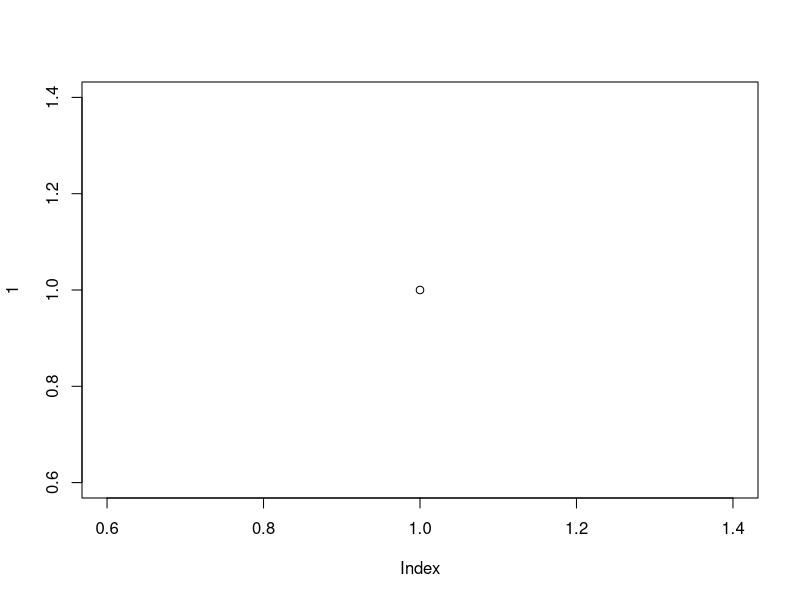
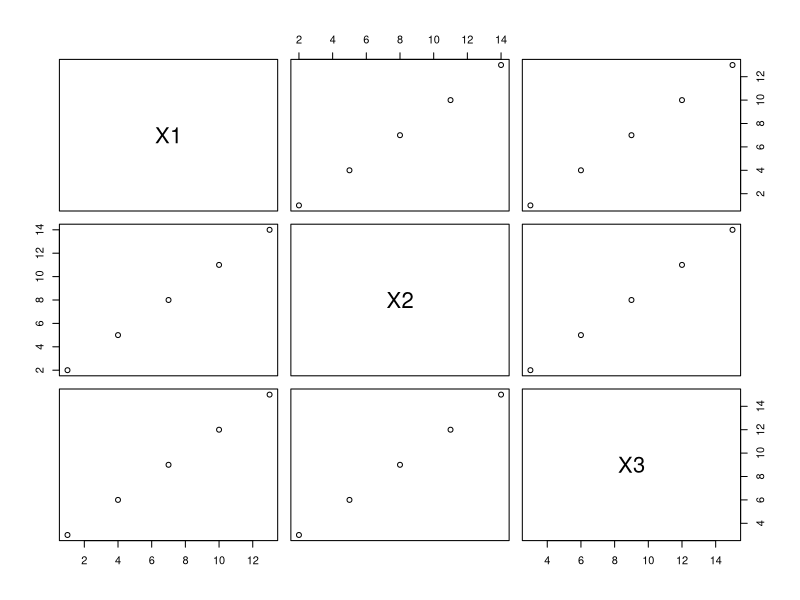
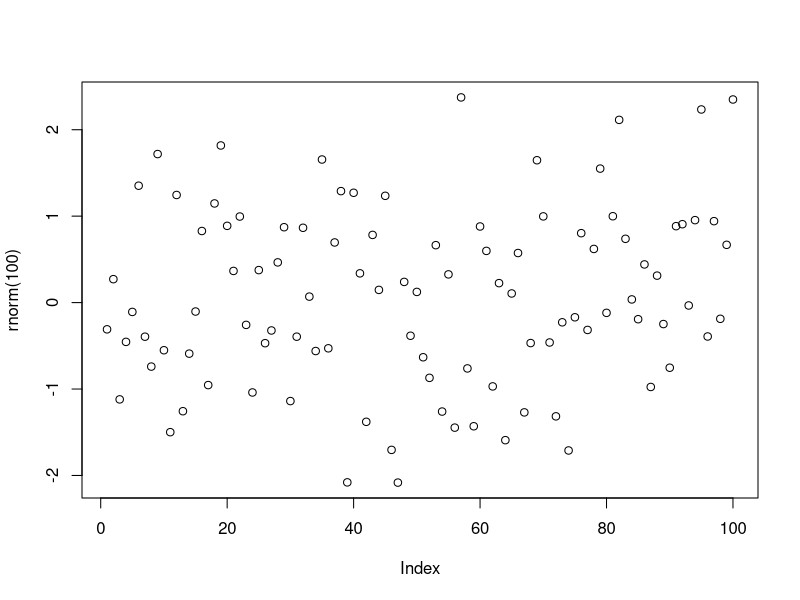
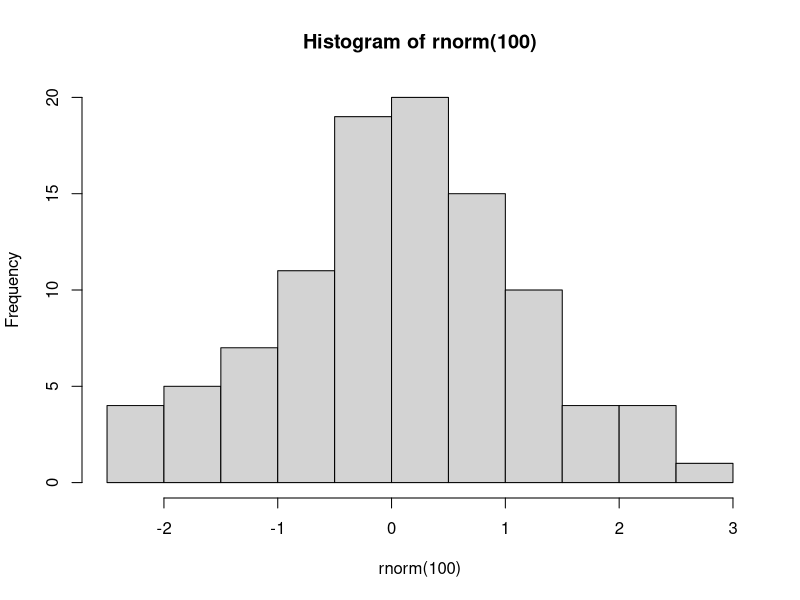
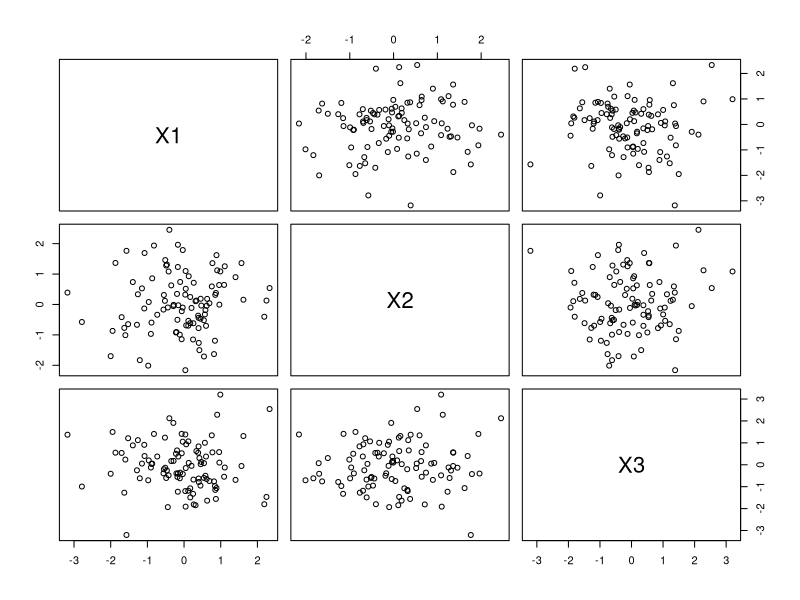
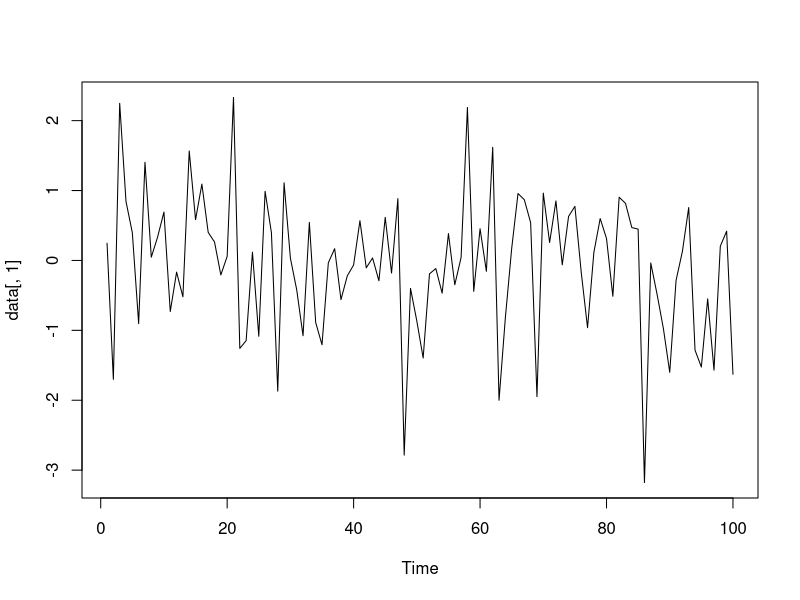
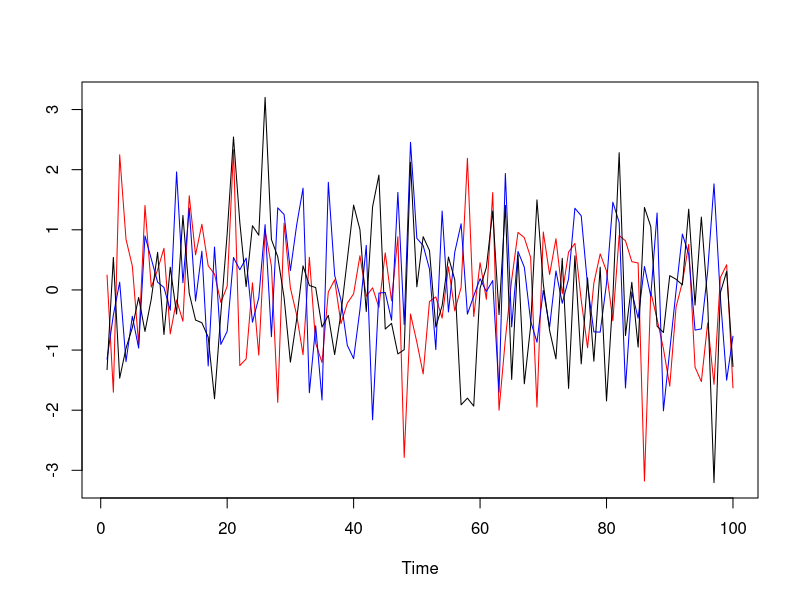

R code for these plots, in order: (Note: this script raises an error after producing the figures.)
# plotting -> ggplot
plot(1) # (1,1)에 plotting

m <- matrix(1:15, ncol=3, byrow = T)
m <- data.frame(m)

plot(m) # 산점도를 시각화

cor(m) # correlation matrix를 만듦

rnorm(100) # 표준 정규분포를 따르는 난수를 100개 생성
plot(rnorm(100))
hist(rnorm(100))

data <- cbind(rnorm(100), rnorm(100), rnorm(100))
cor(data)
plot(data.frame(data))

# R은 파이썬에 비해서 plotting이 쉬움.

ts.plot(data[,1]) # 시계열 plot 그리기
ts.plot(data, col = c('red', "blue", "black")) # 그래프의 색깔을 다르게 해주기

data2 <- data.frame(data)
head(data2)
fit <- lm(X3~., data=data2) # lm: 회귀분석, data2를 가져와서, 모든 것에 대해서 회귀분석을 돌림림
data2

for(i in 1:30){
  data2 <- cbind(data2,rnorm(100))
  colnames(data2)<- paste0("X", 1:ncol(data2))
  fit <- lm(X1~.,data = data2)
  sse <- c(sse,sum((fit$residuals)^2)) # sum of quares error SSE
  ts.plot(sse)
}


